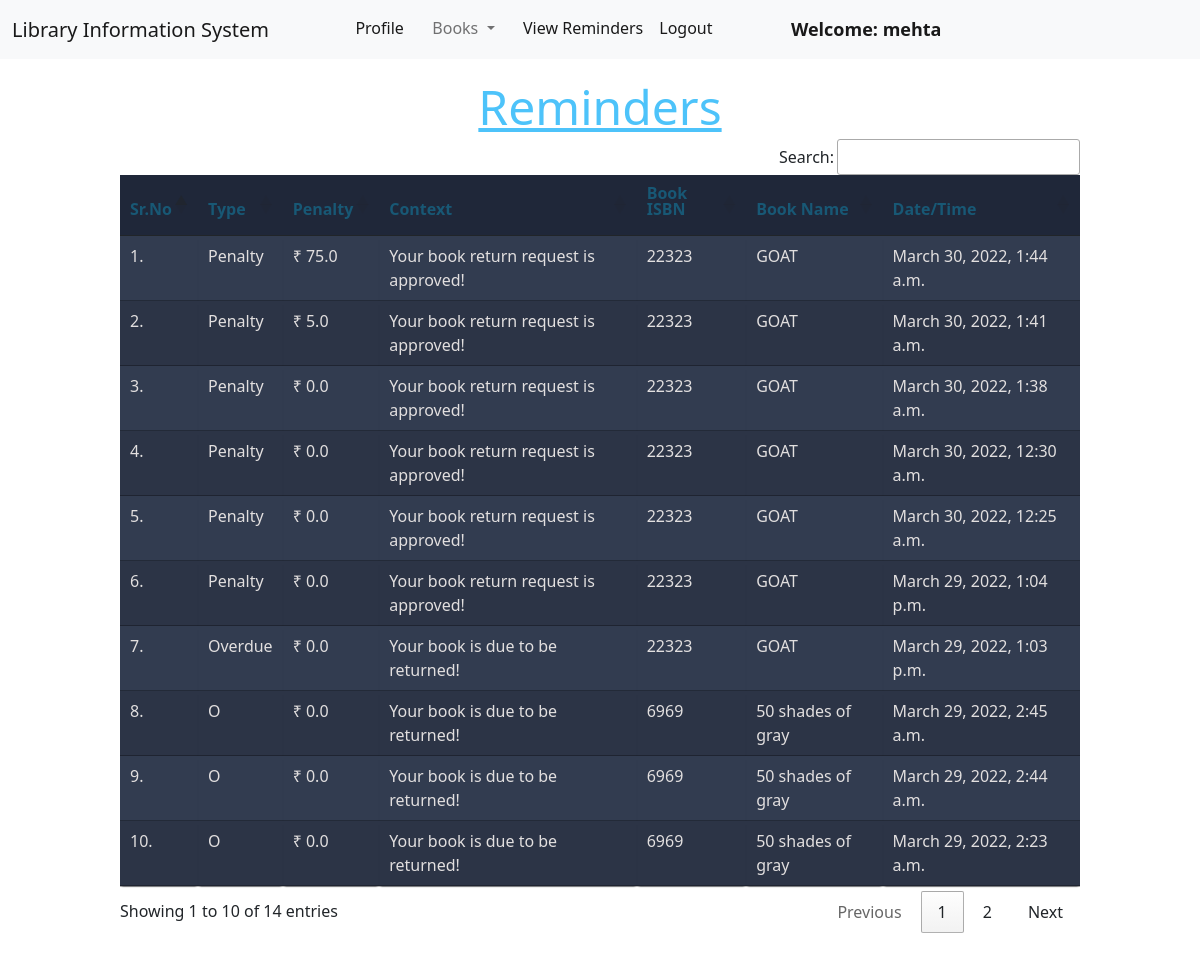
The app's page /member/view_reminders/ (signed in) with its own data.
### member/models.py (models this page shows)
class Reminder(models.Model):
    rem_id = models.CharField(max_length = 10)
    message = models.CharField(max_length = 200)
    penalty = models.FloatField(default = 0.0)
    book  = models.ForeignKey(Book, on_delete = models.CASCADE)
    member = models.ForeignKey(Member, on_delete = models.CASCADE)
    rem_datetime = models.DateTimeField(null = True)

### book/models.py (models this page shows, shortened)
class Book(models.Model):
    title = models.CharField(max_length=200)
    author = models.CharField(max_length=200)
    isbn = models.CharField(max_length= 15)
    rack_number = models.CharField(max_length= 10)
    issue_date = models.DateField(null= True)
    date_added = models.DateField(null=True)
    return_requested = models.BooleanField(default=False)
    last_issued_date = models.DateField(null=True)
    issue_member = models.ForeignKey("member.Member", on_delete = models.SET_NULL, null = True)

### member/views.py (the view)
# urls.py: path("view_reminders/", views.view_reminders, name="view_reminders"),
@login_required(login_url = '/member/login')
def view_reminders(request):
    reminders = request.user.member.reminder_set.all()
    reminders = reminders.order_by("-rem_datetime")
    return render(request, "member/view_reminders.html", {'reminders': reminders})

### member/templates/member/view_reminders.html (shortened to what this page needs)
{% extends 'member/member_navbar.html' %}
{% load static %}
{% block body %}
<div class="container mt-4">
    <h1 class="text-center"><u>Reminders</u></h1>
    {% if reminders|length == 0 %}
        <h3 class="text-center">No current reminders!</h3>
    {% else %}
    <table class="table table-hover" id="example">
        <thead>
            <tr>
                <th><h1>Sr.No</h1></th>
                <th><h1>Type</h1></th>
                <th><h1>Penalty</h1></th>
                <th><h1>Context</h1></th>
                <th><h1>Book ISBN</h1></th>
                <th><h1>Book Name</h1></th>
                <th><h1>Date/Time</h1></th>
            </tr>
        </thead>
        <tbody>
            {% for reminder in reminders %}
            <tr>
                <td>{{forloop.counter}}.</td>
                <td>{{reminder.rem_id}}</td>
                <td>&#8377 {{reminder.penalty}}</td>
                <td>{{reminder.message}}</td>
                <td>{{reminder.book.isbn}}</td>
                <td>{{reminder.book.title}}</td>
                <td>{{reminder.rem_datetime}}</td>
            </tr>
            {% endfor %}
        </tbody>
    </table>
    {% endif %}
    </div>
{% endblock %}

### member/templates/member/member_navbar.html (shortened to what this page needs)
<!doctype html>
<html lang="en">
  <head>
    <link href="https://cdn.jsdelivr.net/npm/bootstrap@5.1.0/dist/css/bootstrap.min.css" rel="stylesheet">
    <link rel="stylesheet" href="https://cdn.datatables.net/1.10.25/css/jquery.dataTables.min.css">
    <link rel="stylesheet" href="https://cdn.datatables.net/buttons/1.7.1/css/buttons.dataTables.min.css">
  </head>
  <body>
    <nav class="navbar navbar-expand-lg navbar-light bg-light sticky-top">
        <div class="container-fluid">
          <a class="navbar-brand" href="#">Library Information System</a>
          <div class="collapse navbar-collapse" id="navbarSupportedContent">
            <ul class="navbar-nav me-auto mb-2 mb-lg-0">
              <li class="nav-item">
                <a class="nav-link active" aria-current="page" href="/member/profile/">Profile</a>
              </li>
              <li class="nav-item dropdown">
                <a class="nav-link dropdown-toggle" href="#" id="navbarDropdown" role="button" data-bs-toggle="dropdown" aria-expanded="false">
                  Books
                </a>
              </li>
              <li class="nav-item">
                <li><a class="nav-link active" href="/member/view_reminders">View Reminders</a></li>
              </li>
              <li class="nav-item">
                <a class="nav-link active" aria-current="page" href="/member/logout/">Logout</a>
              </li>
              <li class="nav-item display-msg-header">
                <a style="font-weight:600; font-family:'Segoe UI', Tahoma, Geneva, Verdana, sans-serif; font-size: large;" class="nav-link active" href="#">Welcome: {{request.user.first_name}}</a>
              </li>
            </ul>
          </div>
        </div>
      </nav>
      {% block body %}
      {% endblock %}
  </body>
</html>

### member/templates/member/view_reminders.html (style rules this page uses)
h1 { font-size: 3em; font-weight: 300; line-height: 1em; text-align: center; color: #4dc3fa; }
.container th h1 { font-weight: bold; font-size: 1em; text-align: left; color: #185875; }
.container td { font-weight: normal; font-size: 1em; -webkit-box-shadow: 0 2px 2px -2px #0e1119; -moz-box-shadow: 0 2px 2px -2px #0e1119; box-shadow: 0 2px 2px -2px #0e1119; }
.container { text-align: left; overflow: hidden; width: 80%; margin: 0 auto; display: table; padding: 0 0 8em 0; }
.container td, .container th { padding-bottom: 2%; padding-top: 2%; padding-left: 2%; }
.container tr:nth-child(odd) { background-color: #323c50; }
.container tr:nth-child(even) { background-color: #2c3446; }
.container th { background-color: #1f2739; }
.container td { color: rgb(226, 223, 223); }

### records on screen
Reminder: rem_id "Penalty", penalty "75.0", message "Your book return request is approved!", book.isbn "22323", book "GOAT", rem_datetime "March 30, 2022, 1:44 a.m."
Reminder: rem_id "Penalty", penalty "5.0", message "Your book return request is approved!", book.isbn "22323", book "GOAT", rem_datetime "March 30, 2022, 1:41 a.m."
Reminder: rem_id "Penalty", penalty "0.0", message "Your book return request is approved!", book.isbn "22323", book "GOAT", rem_datetime "March 30, 2022, 1:38 a.m."
Reminder: rem_id "Penalty", penalty "0.0", message "Your book return request is approved!", book.isbn "22323", book "GOAT", rem_datetime "March 30, 2022, 12:30 a.m."
Reminder: rem_id "Penalty", penalty "0.0", message "Your book return request is approved!", book.isbn "22323", book "GOAT", rem_datetime "March 30, 2022, 12:25 a.m."
Reminder: rem_id "Penalty", penalty "0.0", message "Your book return request is approved!", book.isbn "22323", book "GOAT", rem_datetime "March 29, 2022, 1:04 p.m."
Reminder: rem_id "Overdue", penalty "0.0", message "Your book is due to be returned!", book.isbn "22323", book "GOAT", rem_datetime "March 29, 2022, 1:03 p.m."
Reminder: rem_id "O", penalty "0.0", message "Your book is due to be returned!", book.isbn "6969", book "50 shades of gray", rem_datetime "March 29, 2022, 2:45 a.m."
Reminder: rem_id "O", penalty "0.0", message "Your book is due to be returned!", book.isbn "6969", book "50 shades of gray", rem_datetime "March 29, 2022, 2:44 a.m."
Reminder: rem_id "O", penalty "0.0", message "Your book is due to be returned!", book.isbn "6969", book "50 shades of gray", rem_datetime "March 29, 2022, 2:23 a.m."

### other values on screen
{{ request.user.first_name }} "mehta"
